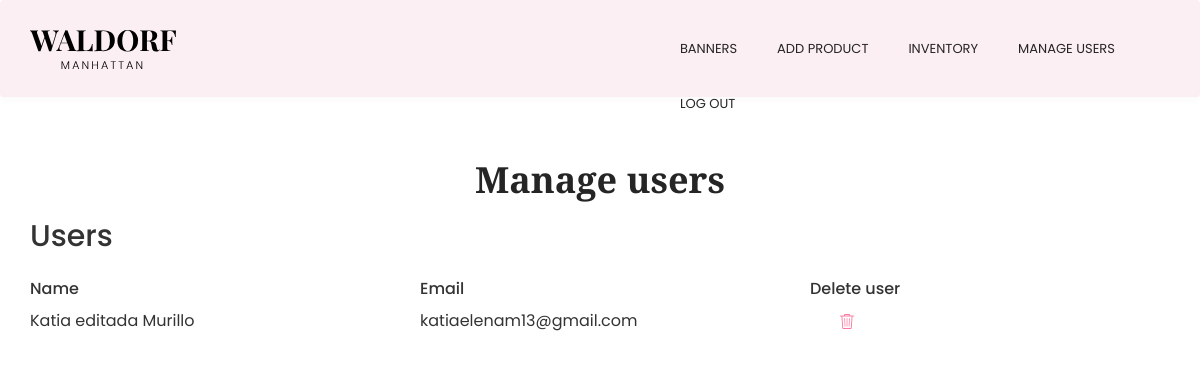
The page /manage-users.php on the database as committed earlier.
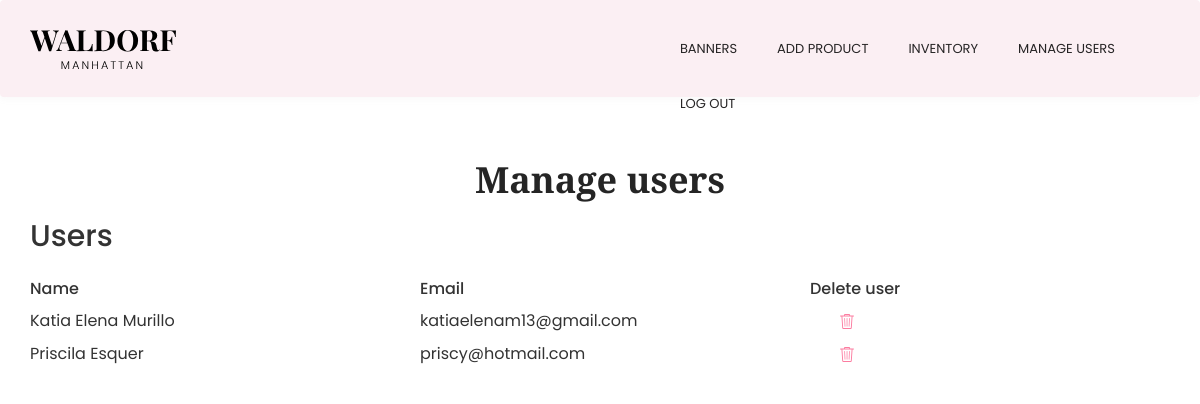
The same page on the database as committed later.
### tables this page shows
CREATE TABLE `usuarios` (
  `id` int(10) NOT NULL,
  `nombre` varchar(40) NOT NULL,
  `apellido` varchar(40) NOT NULL,
  `correo` varchar(40) NOT NULL,
  `contrasena` varchar(40) NOT NULL,
  `direccion` varchar(100) DEFAULT NULL,
  `codigo_postal` int(10) DEFAULT NULL,
  `ciudad` varchar(40) DEFAULT NULL,
  `ocupacion` varchar(40) DEFAULT NULL,
  `hobbies` varchar(40) DEFAULT NULL,
  `imagen_1` varchar(400) DEFAULT NULL
);

### src/funciones.php (called while the page is built, shortened)
<?php
function get($tabla) {
  $db = mysqli_connect("db","root","root", "main");
  $query = "SELECT * FROM $tabla";
  $result = $db->query($query);
  $resultados = [];
  $i = 0;
  if ($result->num_rows > 0) :
      while($row = $result->fetch_assoc()) :
        $resultados[$i] = $row;
        $i++;
      endwhile;
  else :
    $resultados = false;
  endif;
  return $resultados;
}
?>

### src/manage-users.php (the view)
<?php
  include('estructura/header-admin.php');
  include('funciones.php');
?>
<main class="admin-options">
  <div class="container">
  <h1 class="admin-title"> Manage users </h1>
  <section class="subir-foto">
  <h2>Users</h2>
  <div class="users-title">
    <div class="row">
      <div>
        <article class="col-12 col-xs-4 col-sm-4 col-md-4">
          <p>Name</p>
        </article>
        <article class="col-12 col-xs-4 col-sm-4 col-md-4">
          <p>Email</p>
        </article>
        <article class="col-12 col-xs-4 col-sm-4 col-md-4">
          <p>Delete user</p>
        </article>
      </div>
    </div>
  </div>
  <div class="users-info">
  <?php
    $usuarios = get('usuarios');
    foreach($usuarios as $row) :
  ?>
    <div class="row">
      <div>
        <article class="col-12 col-xs-4 col-sm-4 col-md-4">
          <p><?php echo $row['nombre'] . ' ' . $row['apellido']; ?> </p>
        </article>
        <article class="col-12 col-xs-4 col-sm-4 col-md-4">
          <p><?php echo $row['correo']; ?></p>
        </article>
        <article class="col-12 col-xs-4 col-sm-4 col-md-4">
          <a href="eliminar.php?url=manage-users&tipo=usuarios&id=<?php echo $row['id']; ?>"><img class="icon" src="imgs/trash.svg"></a>
        </article>
      </div>
    </div>
  <?php
    endforeach;
  ?>
  </div>
</div>
</main>
<?php
include('estructura/footer-admin.php');
?>

Rows that differ between the two databases and show on the page:
changed usuarios "Murillo": nombre "Katia editada" → "Katia Elena"
added usuarios: nombre "Priscila", apellido "Esquer", correo "priscy@hotmail.com"
